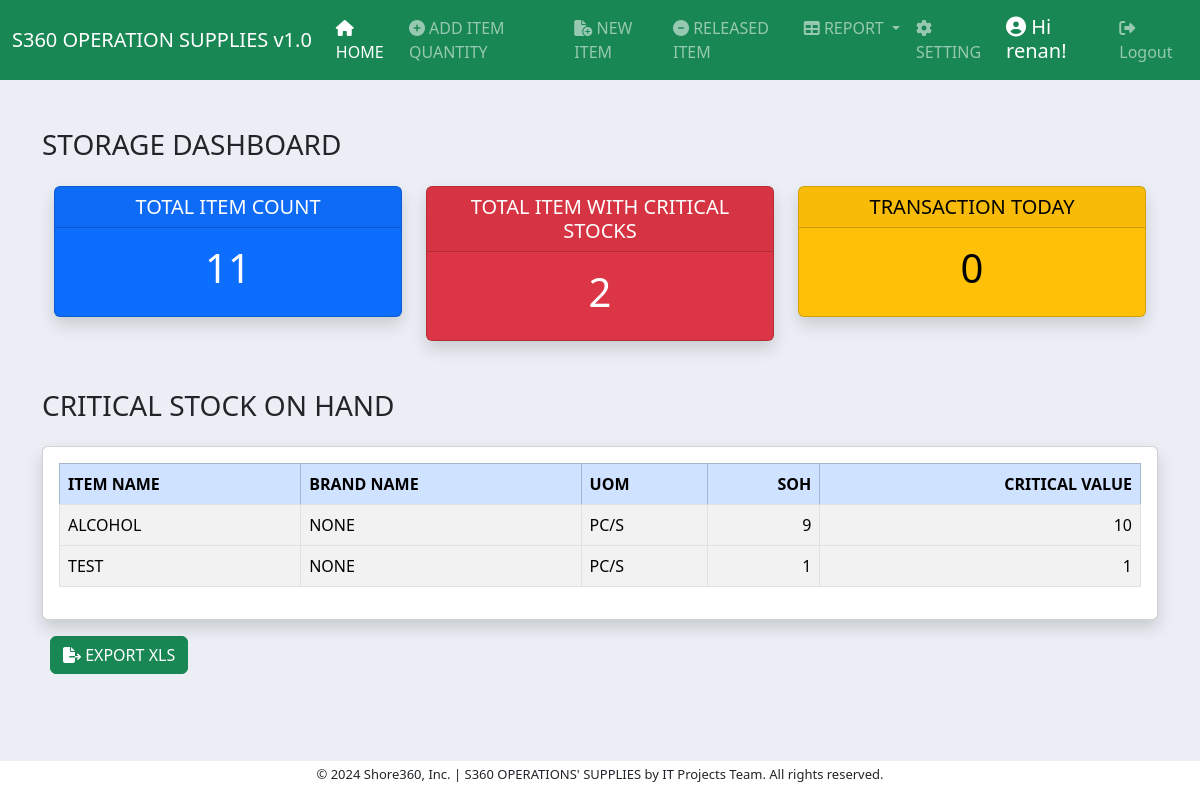
Before: /dashboard/ (signed in) with the older database file.
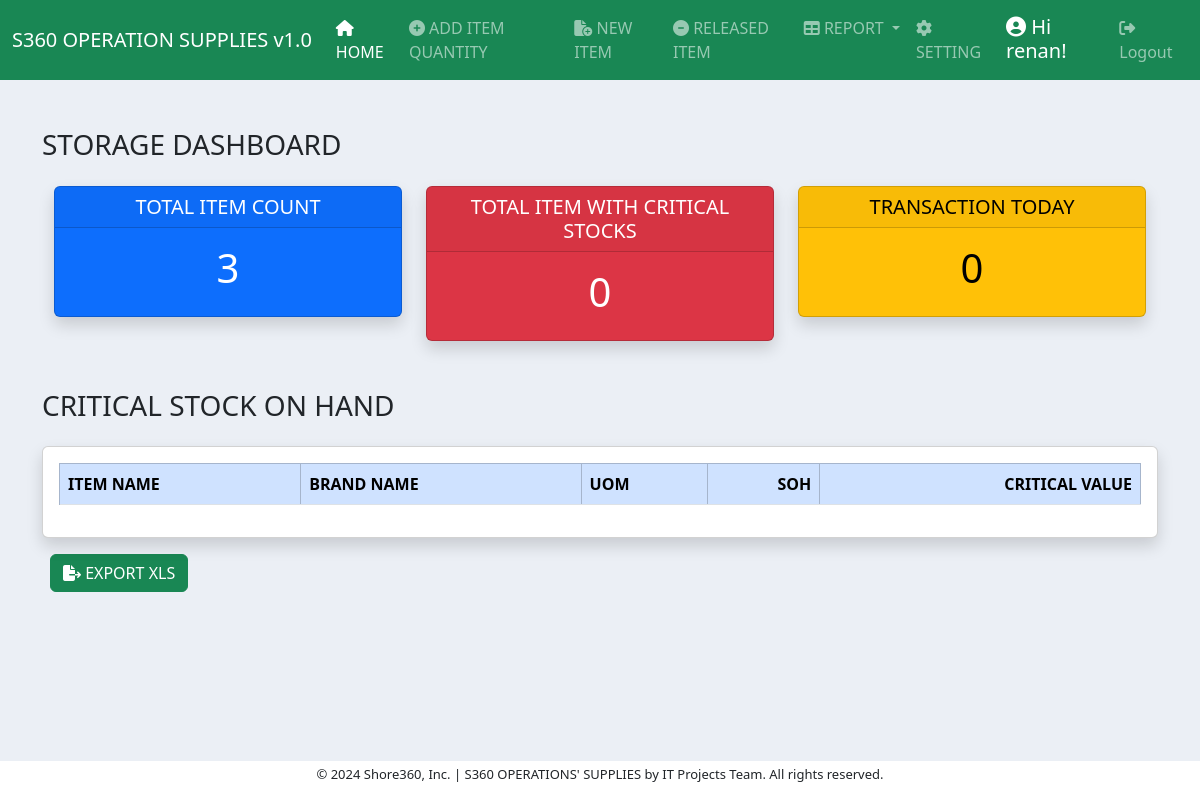
After: the same page with the newer database file.
### inventory/models.py (models this page shows, shortened)
class ItemBase(models.Model):
    item_name = models.CharField(max_length=200, null=True)
    brand_name = models.CharField(max_length=200, null=True)
    soh = models.IntegerField(null=True)
    item_code = models.CharField(max_length=200, null=True, blank=True)
    date_added = models.DateTimeField(auto_now_add=True)
    remarks = models.CharField(max_length=50, null=True)
    uom = models.ForeignKey(UOM, on_delete=models.CASCADE, null=True)
    critical_value = models.IntegerField(null=True, blank=True)
    site = models.ForeignKey(Site, on_delete=models.CASCADE)
    class Meta:
        ordering = ["item_name"]

class UOM(models.Model):
    uom = models.CharField(max_length=30)
    def __str__(self):
        return self.uom
    class Meta:
        ordering = ["uom"]

### dashboard/views.py (the view)
# urls.py: path('', views.dashboard_view, name='dashboard'),
@login_required
def dashboard_view(request):
    itembase = ItemBase.objects.all()
    item = Item.objects.all()
    item_count = itembase.count()
    critical_count = 0
    critical_list = []
    for critical in itembase:
        if critical.critical_value != 0:
            if critical.critical_value is not None:
                if critical.soh <= critical.critical_value:
                    critical_count += 1
                    critical_list.append(critical.id)
                    print(f"critical database = {critical.soh}")
                    print(f"critical assign = {critical.critical_value}")
            else:
                if critical.soh <= none_value:
                    critical_count += 1
                    critical_list.append(critical.id)
    print(critical_count)
    transaction_count = 0
    for transaction_date in item:
        if transaction_date.date_added.date() == datetime.datetime.now().date():
            transaction_count += 1
    context = {
        'item_count': item_count,
        'critical_count': critical_count,
        'none_value': none_value,
        'itembase': itembase,
        'transaction_count': transaction_count
    }
    return render(request, 'dashboard/dashboard_template.html', context)

### dashboard/templates/dashboard/dashboard_template.html (shortened to what this page needs)
{% extends 'base.html'  %}
{% block content %}
<div class="container">
<div class="dasboard-title mt-5 pb-3">
    <h3>STORAGE DASHBOARD  </h3>
</div>
<div class="container text-center">
    <div class="row">
      <div class="col-4">
        <div class="card text-bg-primary mb-3 shadow fade show">
            <h5 class="card-header">TOTAL ITEM COUNT</h5>
            <div class="card-body">
              <h1 class="card-title">{{ item_count }}</h1>
            </div>
          </div>
      </div>
      <div class="col-4">
        <div class="card text-bg-danger shadow fade show">
            <h5 class="card-header ">TOTAL ITEM WITH CRITICAL STOCKS</h5>
            <div class="card-body">
                <h1 class="card-title">{{ critical_count }}</h1>
            </div>
          </div>
      </div>
      <div class="col-4">
        <div class="card text-bg-warning mb-3 shadow fade show ">
            <h5 class="card-header">TRANSACTION TODAY</h5>
            <div class="card-body">
                <h1 class="card-title">{{ transaction_count }}</h1>
            </div>
          </div>
      </div>
    </div>
</div>
<div class="dasboard-title mt-5 pb-3">
    <h3>CRITICAL STOCK ON HAND </h3>
</div>
<div class="row">
    <div class="col-12">
          <div class="card card-body shadow fade show">
            <table class="table table-bordered table-hover table-striped">
                  <thead class="table-primary">
                    <tr>
                      <th scope="col">ITEM NAME</th>
                      <th scope="col">BRAND NAME</th>
                      <th scope="col">UOM</th>
                      <th scope="col" class="text-right">SOH</th>
                      <th scope="col" class="text-right">CRITICAL VALUE</th>
                    </tr>
                  </thead>
                  <tbody>
                    {% for item in itembase %}
                    <tr>
                      {% if item.critical_value != 0 %}
                        {% if item.critical_value > 0 %}
                          {% if item.soh <= item.critical_value %}
                            <td>{{ item.item_name }}</td>
                            <td>{{ item.brand_name }}</td>
                            <td>{{ item.uom }}</td>
                            <td class="item_soh text-right">{{ item.soh }}</td>
                            <td class="text-right">{{ item.critical_value }}</td>
                          {% endif %}
                        {% endif %}
                      {% endif %}
                    </tr>
                    {% endfor %}
                  </tbody>
                </table>
          </div>
    </div>
</div>
<div class="pb-5">
  <a href="{% url 'critical_stock_excel_export' %}"><button class="btn btn-success mt-3 ms-2"><i class="fa-solid fa-file-export"></i> EXPORT XLS</button></a>
</div>
</div>
{% endblock content %}

### templates/base.html (shortened to what this page needs)
<!doctype html>
{% load static %}
<html lang="en">
  <head>
    <link href="https://cdn.jsdelivr.net/npm/bootstrap@5.3.3/dist/css/bootstrap.min.css" rel="stylesheet">
    <link href="{% static 'style.css' %}" rel="stylesheet">
    <link href="https://cdn.jsdelivr.net/npm/select2@4.1.0-rc.0/dist/css/select2.min.css" rel="stylesheet" />
  </head>
  <body>
    {% include 'navbar.html' %}
    <div class="container-fluid">
      {% block content %}
      {% endblock content %}
    </div>
    <footer class="pt-1">
      <div id="myfooter">
      <p>© 2024 Shore360, Inc. | S360 OPERATIONS' SUPPLIES by IT Projects Team. All rights reserved. </p>
      </div>
    </footer>
    <link rel="stylesheet" href="https://cdnjs.cloudflare.com/ajax/libs/font-awesome/6.5.2/css/all.min.css" />
  </body>
</html>

### templates/navbar.html (shortened to what this page needs)
<nav class="navbar navbar-expand-lg navbar-dark bg-success">
    <div class="container-fluid">
      <a class="navbar-brand" href="">S360 OPERATION SUPPLIES v1.0</a>
      {% if request.user.is_staff and request.user.is_superuser %}
      <div class="collapse navbar-collapse" id="navbarSupportedContent">
        <ul class="navbar-nav me-auto mb-2 mb-lg-0">
          <li class="nav-item">
            <a class="nav-link" aria-current="page" href="{% url 'dashboard' %}"><i class="fa-solid fa-house"></i> HOME</a>
          </li>
          <li class="nav-item">
            <a class="nav-link" href="{% url 'add_item' %}" ><i class="fa-solid fa-circle-plus"></i> ADD ITEM QUANTITY</a>
          </li>
          <li class="nav-item">
            <a class="nav-link" href="{% url 'new_item' %}" ><i class="fa-solid fa-file-circle-plus"></i> NEW ITEM</a>
          </li>
          <li class="nav-item">
            <a class="nav-link" href="{% url 'get_item' %}" ><i class="fa-solid fa-circle-minus"></i> RELEASED ITEM</a>
          </li>
          <li class="nav-item dropdown">
            <a class="nav-link dropdown-toggle" href="#" role="button" data-bs-toggle="dropdown" aria-expanded="false">
              <i class="fa-solid fa-table"></i>  REPORT
            </a>
          </li>
          <li class="nav-item">
            <a class="nav-link" href="/admin" ><i class="fa-solid fa-gear"></i> SETTING</a>
          </li>
        </ul>
        {% endif %}
        <ul class="navbar-nav ml-auto">
        {% if user.is_authenticated %}
        <h5 id="hi-name"><i class="fa-solid fa-circle-user"></i> Hi {{ user.username }}!</h5>
          <li class="nav-item">
            <a class="nav-link" href="{% url 'user-logout' %}" ><i class="fa-solid fa-right-from-bracket"></i> Logout</a>
          </li>
        {% endif %}
      </div>
    </div>
  </nav>

### static/style.css (style rules this page uses)
#hi-name { color: white; padding-top: 7px; padding-left: 12px; padding-right: 10px; }
body { background-color: #ebeff5; }
.text-right { text-align: right }
.text-center { text-align: center }
* footer { background-color: #FFF; font-size: small; position: fixed; bottom: 0px; width: 400px; text-align: center; width: 100%; }

Changed rows visible on the page:
removed ItemBase: item_name "ALCOHOL", brand_name "NONE", uom "PC/S", soh "9", critical_value "10"
removed ItemBase: item_name "TEST", brand_name "NONE", uom "PC/S", soh "1", critical_value "1"
Other visible differences:
{{ item_count }}: "11" → "3"
{{ critical_count }}: "2" → "0"
